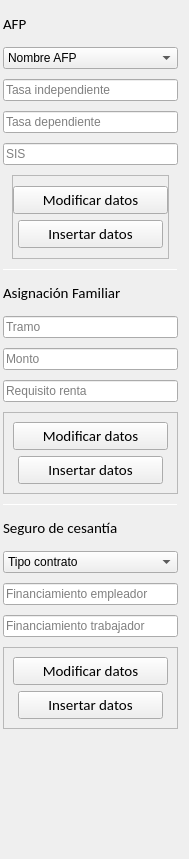
                <widget class="QWidget" name="scrollAreaWidgetContents_4">
                 <property name="geometry">
                  <rect>
                   <x>0</x>
                   <y>0</y>
                   <width>187</width>
                   <height>859</height>
                  </rect>
                 </property>
                 <layout class="QVBoxLayout" name="verticalLayout_19">
                  <property name="spacing">
                   <number>10</number>
                  </property>
                  <property name="leftMargin">
                   <number>3</number>
                  </property>
                  <property name="topMargin">
                   <number>11</number>
                  </property>
                  <property name="rightMargin">
                   <number>11</number>
                  </property>
                  <property name="bottomMargin">
                   <number>130</number>
                  </property>
                  <item>
                   <widget class="QLabel" name="label_9">
                    <property name="font">
                     <font>
                      <family>Calibri</family>
                      <pointsize>11</pointsize>
                     </font>
                    </property>
                    <property name="text">
                     <string>AFP</string>
                    </property>
                   </widget>
                  </item>
                  <item>
                   <widget class="QComboBox" name="comboBox_7">
                    <item>
                     <property name="text">
                      <string>Nombre AFP</string>
                     </property>
                    </item>
                   </widget>
                  </item>
                  <item>
                   <widget class="QLineEdit" name="lineEdit_10">
                    <property name="placeholderText">
                     <string>Tasa independiente</string>
                    </property>
                   </widget>
                  </item>
                  <item>
                   <widget class="QLineEdit" name="lineEdit_11">
                    <property name="placeholderText">
                     <string>Tasa dependiente</string>
                    </property>
                   </widget>
                  </item>
                  <item>
                   <widget class="QLineEdit" name="lineEdit_12">
                    <property name="placeholderText">
                     <string>SIS</string>
                    </property>
                   </widget>
                  </item>
                  <item alignment="Qt::AlignHCenter">
                   <widget class="QFrame" name="frame_10">
                    <property name="frameShape">
                     <enum>QFrame::StyledPanel</enum>
                    </property>
                    <property name="frameShadow">
                     <enum>QFrame::Raised</enum>
                    </property>
                    <layout class="QVBoxLayout" name="verticalLayout_21">
                     <property name="leftMargin">
                      <number>0</number>
                     </property>
                     <property name="topMargin">
                      <number>10</number>
                     </property>
                     <property name="rightMargin">
                      <number>0</number>
                     </property>
                     <property name="bottomMargin">
                      <number>10</number>
                     </property>
                     <item alignment="Qt::AlignHCenter">
                      <widget class="QPushButton" name="modificar_afpBtn">
                       <property name="minimumSize">
                        <size>
                         <width>155</width>
                         <height>0</height>
                        </size>
                       </property>
                       <property name="font">
                        <font>
                         <family>Calibri</family>
                         <pointsize>11</pointsize>
                        </font>
                       </property>
                       <property name="cursor">
                        <cursorShape>PointingHandCursor</cursorShape>
                       </property>
                       <property name="text">
                        <string>Modificar datos</string>
                       </property>
                       <property name="icon">
                        <iconset resource="Source.qrc">
                         <normaloff>:/newPrefix/ICONS/actualizar-flecha.png</normaloff>:/newPrefix/ICONS/actualizar-flecha.png</iconset>
                       </property>
                      </widget>
                     </item>
                     <item alignment="Qt::AlignHCenter">
                      <widget class="QPushButton" name="insertar_afpBtn">
                       <property name="minimumSize">
                        <size>
                         <width>145</width>
                         <height>0</height>
                        </size>
                       </property>
                       <property name="font">
                        <font>
                         <family>Calibri</family>
                         <pointsize>11</pointsize>
                        </font>
                       </property>
                       <property name="cursor">
                        <cursorShape>PointingHandCursor</cursorShape>
                       </property>
                       <property name="text">
                        <string>Insertar datos</string>
                       </property>
                       <property name="icon">
                        <iconset resource="Source.qrc">
                         <normaloff>:/newPrefix/ICONS/layer-plus.png</normaloff>:/newPrefix/ICONS/layer-plus.png</iconset>
                       </property>
                      </widget>
                     </item>
                    </layout>
                   </widget>
                  </item>
                  <item>
                   <widget class="Line" name="line_5">
                    <property name="maximumSize">
                     <size>
                      <width>16777215</width>
                      <height>1</height>
                     </size>
                    </property>
                    <property name="orientation">
                     <enum>Qt::Horizontal</enum>
                    </property>
                   </widget>
                  </item>
                  <item>
                   <widget class="QLabel" name="label_10">
                    <property name="font">
                     <font>
                      <family>Calibri</family>
                      <pointsize>11</pointsize>
                     </font>
                    </property>
                    <property name="text">
                     <string>Asignación Familiar</string>
                    </property>
                   </widget>
                  </item>
                  <item>
                   <widget class="QLineEdit" name="lineEdit_13">
                    <property name="placeholderText">
                     <string>Tramo</string>
                    </property>
                   </widget>
                  </item>
                  <item>
                   <widget class="QLineEdit" name="lineEdit_14">
                    <property name="placeholderText">
                     <string>Monto</string>
                    </property>
                   </widget>
                  </item>
                  <item>
                   <widget class="QLineEdit" name="lineEdit_15">
                    <property name="placeholderText">
                     <string>Requisito renta</string>
                    </property>
                   </widget>
                  </item>
                  <item alignment="Qt::AlignHCenter">
                   <widget class="QFrame" name="frame_11">
                    <property name="frameShape">
                     <enum>QFrame::StyledPanel</enum>
                    </property>
                    <property name="frameShadow">
                     <enum>QFrame::Raised</enum>
                    </property>
                    <layout class="QVBoxLayout" name="verticalLayout_22">
                     <item alignment="Qt::AlignHCenter">
                      <widget class="QPushButton" name="modificar_asignacionBtn">
                       <property name="minimumSize">
                        <size>
                         <width>155</width>
                         <height>0</height>
                        </size>
                       </property>
                       <property name="font">
                        <font>
                         <family>Calibri</family>
                         <pointsize>11</pointsize>
                        </font>
                       </property>
                       <property name="cursor">
                        <cursorShape>PointingHandCursor</cursorShape>
                       </property>
                       <property name="text">
                        <string>Modificar datos</string>
                       </property>
                       <property name="icon">
                        <iconset resource="Source.qrc">
                         <normaloff>:/newPrefix/ICONS/actualizar-flecha.png</normaloff>:/newPrefix/ICONS/actualizar-flecha.png</iconset>
                       </property>
                      </widget>
                     </item>
                     <item alignment="Qt::AlignHCenter">
                      <widget class="QPushButton" name="insertar_asignacionBtn">
                       <property name="minimumSize">
                        <size>
                         <width>145</width>
                         <height>0</height>
                        </size>
                       </property>
                       <property name="font">
                        <font>
                         <family>Calibri</family>
                         <pointsize>11</pointsize>
                        </font>
                       </property>
                       <property name="cursor">
                        <cursorShape>PointingHandCursor</cursorShape>
                       </property>
                       <property name="text">
                        <string>Insertar datos</string>
                       </property>
                       <property name="icon">
                        <iconset resource="Source.qrc">
                         <normaloff>:/newPrefix/ICONS/layer-plus.png</normaloff>:/newPrefix/ICONS/layer-plus.png</iconset>
                       </property>
                      </widget>
                     </item>
                    </layout>
                   </widget>
                  </item>
                  <item>
                   <widget class="Line" name="line_6">
                    <property name="maximumSize">
                     <size>
                      <width>16777215</width>
                      <height>1</height>
                     </size>
                    </property>
                    <property name="orientation">
                     <enum>Qt::Horizontal</enum>
                    </property>
                   </widget>
                  </item>
                  <item>
                   <widget class="QLabel" name="label_11">
                    <property name="font">
                     <font>
                      <family>Calibri</family>
                      <pointsize>11</pointsize>
                     </font>
                    </property>
                    <property name="text">
                     <string>Seguro de cesantía</string>
                    </property>
                   </widget>
                  </item>
                  <item>
                   <widget class="QComboBox" name="comboBox_8">
                    <item>
                     <property name="text">
                      <string>Tipo contrato</string>
                     </property>
                    </item>
                   </widget>
                  </item>
                  <item>
                   <widget class="QLineEdit" name="lineEdit_16">
                    <property name="placeholderText">
                     <string>Financiamiento empleador</string>
                    </property>
                   </widget>
                  </item>
                  <item>
                   <widget class="QLineEdit" name="lineEdit_17">
                    <property name="placeholderText">
                     <string>Financiamiento trabajador</string>
                    </property>
                   </widget>
                  </item>
                  <item alignment="Qt::AlignHCenter">
                   <widget class="QFrame" name="frame_12">
                    <property name="frameShape">
                     <enum>QFrame::StyledPanel</enum>
                    </property>
                    <property name="frameShadow">
                     <enum>QFrame::Raised</enum>
                    </property>
                    <layout class="QVBoxLayout" name="verticalLayout_23">
                     <item alignment="Qt::AlignHCenter">
                      <widget class="QPushButton" name="modificar_cesantiaBtn">
                       <property name="minimumSize">
                        <size>
                         <width>155</width>
                         <height>0</height>
                        </size>
                       </property>
                       <property name="font">
                        <font>
                         <family>Calibri</family>
                         <pointsize>11</pointsize>
                        </font>
                       </property>
                       <property name="cursor">
                        <cursorShape>PointingHandCursor</cursorShape>
                       </property>
                       <property name="text">
                        <string>Modificar datos</string>
                       </property>
                       <property name="icon">
                        <iconset resource="Source.qrc">
                         <normaloff>:/newPrefix/ICONS/actualizar-flecha.png</normaloff>:/newPrefix/ICONS/actualizar-flecha.png</iconset>
                       </property>
                      </widget>
                     </item>
                     <item alignment="Qt::AlignHCenter">
                      <widget class="QPushButton" name="insertar_cesantiaBtn">
                       <property name="minimumSize">
                        <size>
                         <width>145</width>
                         <height>0</height>
                        </size>
                       </property>
                       <property name="font">
                        <font>
                         <family>Calibri</family>
                         <pointsize>11</pointsize>
                        </font>
                       </property>
                       <property name="cursor">
                        <cursorShape>PointingHandCursor</cursorShape>
                       </property>
                       <property name="text">
                        <string>Insertar datos</string>
                       </property>
                       <property name="icon">
                        <iconset resource="Source.qrc">
                         <normaloff>:/newPrefix/ICONS/layer-plus.png</normaloff>:/newPrefix/ICONS/layer-plus.png</iconset>
                       </property>
                      </widget>
                     </item>
                    </layout>
                   </widget>
                  </item>
                 </layout>
                </widget>
